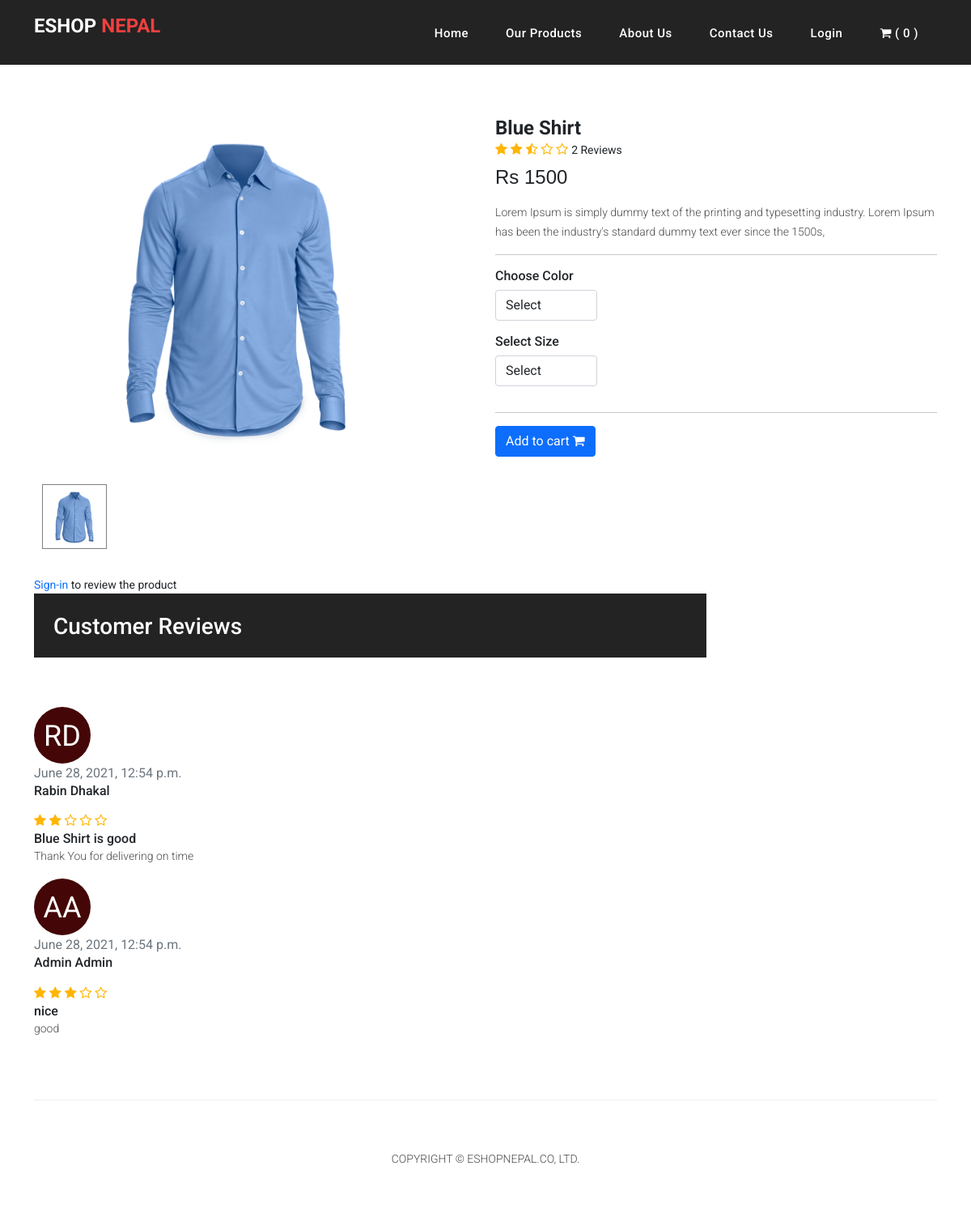
Screenshot of /store/category/shirts/blue-shirt/ with the database file from the repository.
### store/models.py (models this page shows, shortened)
class Product(models.Model):
    product_name = models.CharField(max_length=200, unique=True)
    slug = models.SlugField(max_length=200, unique=True)
    description = models.TextField(max_length=500, blank=True)
    price = models.IntegerField()
    images = models.ImageField(upload_to='photos/products')
    stock = models.IntegerField()
    is_available = models.BooleanField(default=True)
    category = models.ForeignKey(Category, on_delete=models.CASCADE)
    created_date = models.DateTimeField(auto_now_add=True)
    modified_date = models.DateTimeField(auto_now=True)
    def AverageRating(self):
        reviews = ReviewSystem.objects.filter(product=self, status=True).aggregate(average=Avg('rating'))
        avg = 0
        if reviews['average'] is not None:
            avg = float(reviews['average'])
        return avg
    def countReview(self):
        reviews = ReviewSystem.objects.filter(product=self, status=True).aggregate(count=Count('rating'))
        count = 0
        if reviews['count'] is not None:
            count = int(reviews['count'])
        return count

class ReviewSystem(models.Model):
    product = models.ForeignKey(Product, on_delete=models.CASCADE)
    user = models.ForeignKey(Account, on_delete=models.CASCADE)
    subject = models.CharField(max_length=100, blank=True)
    review = models.TextField(max_length=500, blank=True)
    rating = models.FloatField()
    ip = models.CharField(max_length=20, blank=True)
    status = models.BooleanField(default=True)
    created_date = models.DateTimeField(auto_now_add=True)
    updated_date = models.DateTimeField(auto_now=True)

### accounts/models.py (models this page shows, shortened)
class Account(AbstractBaseUser):
    first_name = models.CharField(max_length=50)
    last_name = models.CharField(max_length=50)
    username = models.CharField(max_length=50, unique=True)
    email = models.EmailField(
        verbose_name='email address',
        max_length=255,
        unique=True,
    )
    phone_number = models.CharField(max_length=50)
    date_joined = models.DateTimeField(auto_now_add=True)
    last_login = models.DateTimeField(auto_now_add=True)
    is_active = models.BooleanField(default=False)
    is_admin = models.BooleanField(default=False)
    is_staff = models.BooleanField(default=False)
    is_superadmin = models.BooleanField(default=False)
    objects = MyUserManager()
    USERNAME_FIELD = 'email'
    REQUIRED_FIELDS = ['first_name', 'last_name', 'username']

### store/views.py (the view)
# urls.py: path('category/<slug:category_slug>/<slug:product_slug>/', views.product_detail, name = 'product_detail'),
def product_detail(request, product_slug, category_slug):
    try:
        single_product = Product.objects.get(category__slug=category_slug, slug=product_slug)
        in_cart = CartItem.objects.filter(cart__cart_id=_sessionId(request), product=single_product).exists()
    except Exception as e:
        raise e
    reviews = ReviewSystem.objects.filter(product_id=single_product.id, status=True)
    gallery = ProductGallery.objects.filter(product_id=single_product.id)
    context = {
        'single_product':single_product,
        'in_cart':in_cart,
        'reviews':reviews,
        'gallery':gallery,
    }
    return render(request, 'store/product_detail.html',context)

### cart/context_preprocessors.py (called while the page is built)
def counter(request):
    count =0
    if 'admin' in request.path:
        return {}
    else:
        try:
            cart = Cart.objects.filter(cart_id=_sessionId(request))
            if request.user.is_authenticated:
                cart_items = CartItem.objects.all().filter(user=request.user)
            else:
                cart_items = CartItem.objects.all().filter(cart=cart[:1])
            for i in cart_items:
                count += i.quantity
        except Cart.DoesNotExist:
            count = 0
    return dict(cart_count = count)

### cart/views.py (called while the page is built)
def _sessionId(request):
    cart = request.session.session_key
    if not cart:
        cart = request.session.create()
    return cart

### category/context_preprocessor.py (called while the page is built)
def main_link(request):
    links = Category.objects.all()
    return dict(links=links)

### store/models.py (called while the page is built)
    def color(self):
        return super(VariationManager,self).filter(variation_category='color',is_active=True)

    def size(self):
        return super(VariationManager, self).filter(variation_category='size', is_active=True)

### templates/store/product_detail.html (shortened to what this page needs)
{% extends 'base.html' %}
{% load static %}
{% block body %}
<section class="section-content mt-5 bg">
	<div class="container">
		<div class="card">
			<div class="row no-gutters">
				<aside class="col-md-6 col-11">
					<article class="gallery-wrap">
						<div class="img-big-wrap mainImage col-11">
							<center><img src="{{single_product.images.url}}"></center>
						</div>
					</article>
					<ul class="thumb">
						<li>
							<a href="{{single_product.images.url}}" target="mainImage"><img style="width: 80px;
	height: 80px;
	border: 1px solid grey;" src="{{single_product.images.url}}" alt=""></a>
						</li>
					</ul>
				</aside>
				<main class="col-md-6 col-11 border-left">
					<form action="{% url 'add_cart' single_product.id %}" method="POST">
						<article class="content-body">
							<h2 class="title mt-3" style="font-weight: bold;">{{single_product.product_name}}</h2>
							<span style="color: #ffb503;">
								<i class="fa fa-star{% if single_product.AverageRating < 0.5 %}-o{% elif single_product.AverageRating >= 0.5 and single_product.AverageRating < 1 %}-half-o{% endif %}"
									aria-hidden="true"></i>
								<i class="fa fa-star{% if single_product.AverageRating < 1.5 %}-o{% elif single_product.AverageRating >= 1.5 and single_product.AverageRating < 2 %}-half-o{% endif %}"
									aria-hidden="true"></i>
								<i class="fa fa-star{% if single_product.AverageRating < 2.5 %}-o{% elif single_product.AverageRating >= 2.5 and single_product.AverageRating < 3 %}-half-o{% endif %}"
									aria-hidden="true"></i>
								<i class="fa fa-star{% if single_product.AverageRating < 3.5 %}-o{% elif single_product.AverageRating >= 3.5 and single_product.AverageRating < 4 %}-half-o{% endif %}"
									aria-hidden="true"></i>
								<i class="fa fa-star{% if single_product.AverageRating < 4.5 %}-o{% elif single_product.AverageRating >= 4.5 and single_product.AverageRating < 5 %}-half-o{% endif %}"
									aria-hidden="true"></i>
							</span> <small>{{single_product.countReview}} Reviews</small>
							<div class="mt-2 mb-3">
								<var class="price h4" style="font-style: normal; font-family: Arial, Helvetica, sans-serif">Rs {{single_product.price}}</var>
							</div>
							<p>{{single_product.description}}</p>
							<hr>
							<div class="row">
								<div class="item-option-select" style=" margin-bottom: 1rem; width: 150px;
								display: inline-block;
								margin-right: 15px;">
									<h6 class="mb-2">Choose Color</h6>
									<select class="form-control" name="color" required>
										<option value="" disabled selected>Select</option>
									</select>
								</div>
							</div>
							<div class="row">
								<div class="item-option-select" style=" margin-bottom: 1rem; width: 150px;
								display: inline-block;
								margin-right: 15px;">
									<h6 class="mb-2">Select Size</h6>
									<select class="form-control" name="size">
										<option value="" disabled selected>Select</option>
									</select>
								</div>
							</div>
							<hr>
							{% if single_product.stock <= 0 %} <h5 class="text-danger">Out of Stock<h5>
									{% else %}
									<button type="submit" class="btn  btn-primary"> <span class="text">Add to
											cart</span> <i class="fa fa-shopping-cart"></i> </button>
									{% endif %}
						</article>
					</form>
				</main>
			</div>
		</div>
		<br>
		<div class="row">
			<div class="col-md-9">
				{% if user.is_authenticated %}
				<form action="{% url 'submit_review' single_product.id %}" method="POST">
					{% csrf_token %}
					<h5>Write Your Review</h5>
					<div>
						<label>Rate this Product : </label>
						<br>
						<div class="rate">
							<input type="radio" name="rating" id="rating5" value="5" required /><label for="rating5"
								title="5-star"></label>
							<input type="radio" name="rating" id="rating4" value="4" required /><label for="rating4"
								title="4-star"></label>
							<input type="radio" name="rating" id="rating3" value="3" required /><label for="rating3"
								title="3-star"></label>
							<input type="radio" name="rating" id="rating2" value="2" required /><label for="rating2"
								title="2-star"></label>
							<input type="radio" name="rating" id="rating1" value="1" required /><label for="rating1"
								title="1-star"></label>
						</div>
						<br>
						Review Title:
						<input type="text" class="form-control" name="subject">
						<br>
						Review:
						<br>
						<textarea name="review" class="form-control" cols="30" rows="5"></textarea>
						<br>
						<button type="submit" class="btn btn-primary">Submit</button>
					</div>
					{% include 'includes/alerts.html' %}
					<br>
				</form>
				{% else %}
				<small><span><a href="{% url 'login' %}">Sign-in</a></span> to review the product</small>
				{% endif %}
				<header class="section-heading">
					<h3 style="color: white; padding: 1.5rem;">Customer Reviews</h3>
				</header>
				{% for i in reviews %}
				<article class="box my-3 mb-3">
					<div class="icontext w-100">
						<div id="container1" style="width: 70px;
						height: 70px;
						border-radius: 70px;
						background: rgb(68, 6, 6);">
							<div id="name1" style="
							width: 100%;
							text-align: center;
							color: #fff;
							font-size: 36px;
							line-height: 2em;">
								{{i.user.first_name | slice:":1"}}{{i.user.last_name | slice:":1"}}
							</div>
						</div>
						<div class="text">
							<span class="date text-muted float-md-right">{{i.updated_date}}</span>
							<h6 class="mb-1 ml-3">{{i.user.first_name}} {{i.user.last_name}}</h6>
						</div>
					</div>
					<div class="mt-3">
						<span style="color: #ffb503;">
							<i class="fa fa-star{% if i.rating < 1 %}-o{% endif %}" aria-hidden="true"></i>
							<i class="fa fa-star{% if i.rating < 2 %}-o{% endif %}" aria-hidden="true"></i>
							<i class="fa fa-star{% if i.rating < 3 %}-o{% endif %}" aria-hidden="true"></i>
							<i class="fa fa-star{% if i.rating < 4 %}-o{% endif %}" aria-hidden="true"></i>
							<i class="fa fa-star{% if i.rating < 5 %}-o{% endif %}" aria-hidden="true"></i>
						</span>
						<h6>{{i.subject}}</h6>
						<p>
							{{i.review}}
						</p>
					</div>
				</article>
				{% endfor %}
			</div>
		</div>
	</div>
</section>
{% endblock body %}

### static/assets/css/custom.css (style rules this page uses)
ul.thumb { margin:0 auto; padding: 0; float: left; }
ul.thumb li { list-style: none; margin: 10px; }
ul.thumb li img { width: 80px; height: 80px; border: 1px solid grey; }

### static/assets/css/style.css (style rules this page uses)
* { margin: 0; padding: 0; box-sizing: border-box; font-family: 'Roboto', sans-serif; }
.card { border: none; }
h2 { font-size: 1.5rem; }

### static/assets/css/eshop.css (style rules this page uses)
p { margin-bottom: 0px; font-size: 14px; font-weight: 300; color: #4a4a4a; line-height: 24px; }
a { text-decoration: none!important; }
ul { padding: 0; margin: 0; list-style: none; }
h1,h2,h3,h4,h5,h6 { margin: 0px; }
.section-heading { text-align: left; margin-bottom: 60px; border-bottom: 1px solid #eee; }
header { z-index: 99999; width: 100%; height: 80px; background-color: #232323; -webkit-transition: all 0.3s ease-in-out 0s; -moz-transition: all 0.3s ease-in-out 0s; -o-transition: all 0.3s ease-in-out 0s; transition: all 0.3s ease-in-out 0s; }
.item-option-select { margin-bottom: 1rem; display: inline-block; margin-right: 15px; }
.gallery-wrap .img-big-wrap { margin-bottom: 10px; border-radius: 0.37rem; overflow: hidden; background-color: #fff; }
.gallery-wrap .img-big-wrap img { height: 450px; width: auto; display: inline-block; }
ul.thumb { margin: 0 auto; padding: 0; float: left; }
ul.thumb li { list-style: none; margin: 10px; }
ul.thumb li a img { width: 80px; height: 80px; border: 1px solid grey; }

### rows the page displays
Product: images (picture), product_name "Blue Shirt", countReview "2", price "1500", description "Lorem Ipsum is simply dummy text of the printing and typesetting industry. Lorem Ipsum has been the industry's standard dummy text ever since the 1500s,"
ReviewSystem: user.first_name "R", user.last_name "D", updated_date "June 28, 2021, 12:54 p.m.", user.first_name "Rabin", user.last_name "Dhakal", rating 2 (drawn), subject "Blue Shirt is good", review "Thank You for delivering on time"
ReviewSystem: user.first_name "A", user.last_name "A", updated_date "June 28, 2021, 12:54 p.m.", user.first_name "Admin", user.last_name "Admin", rating 3 (drawn), subject "nice", review "good"

### other values shown
{{ cart_count }} "0"
